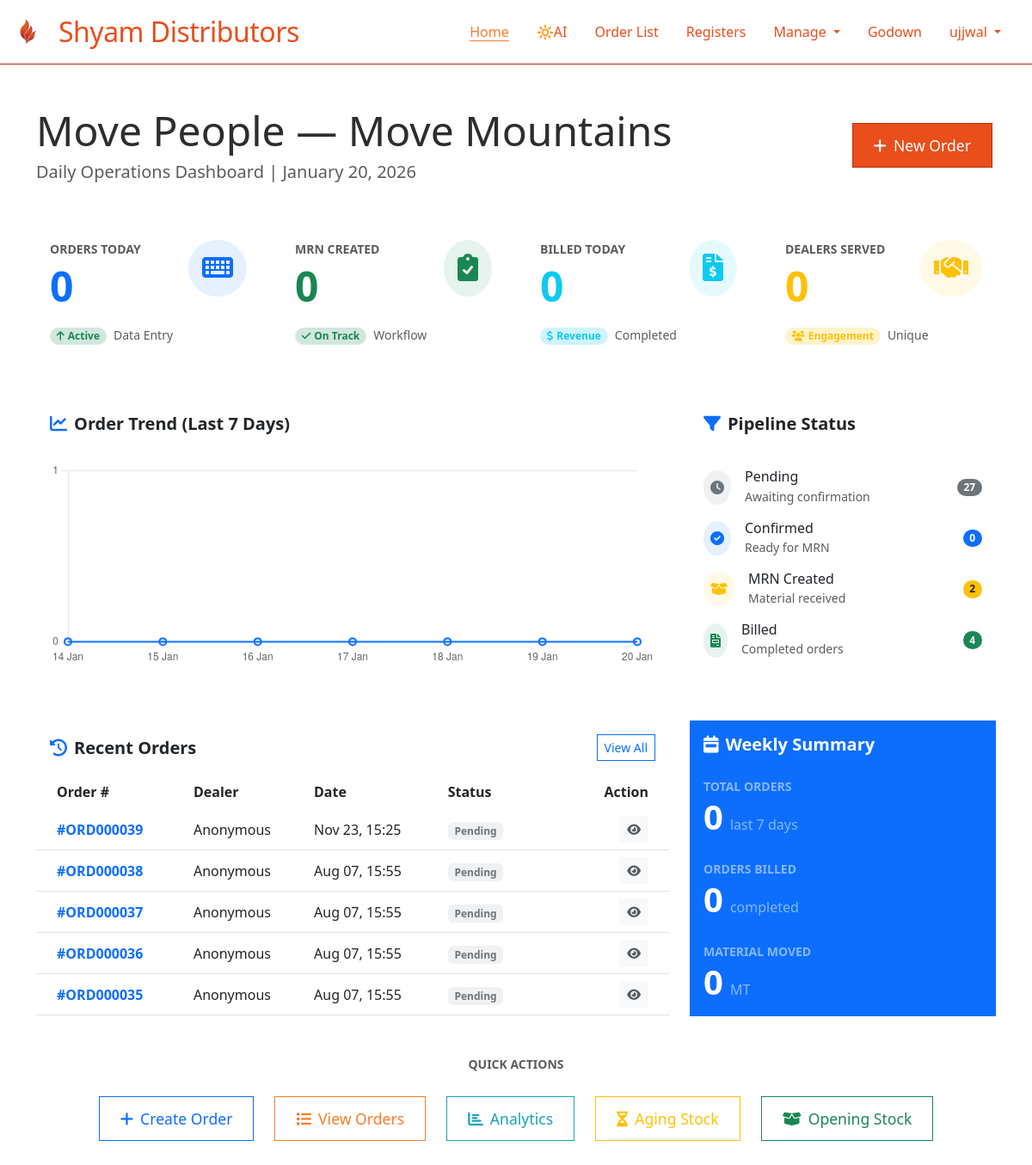
The app's page / (signed in), older data.
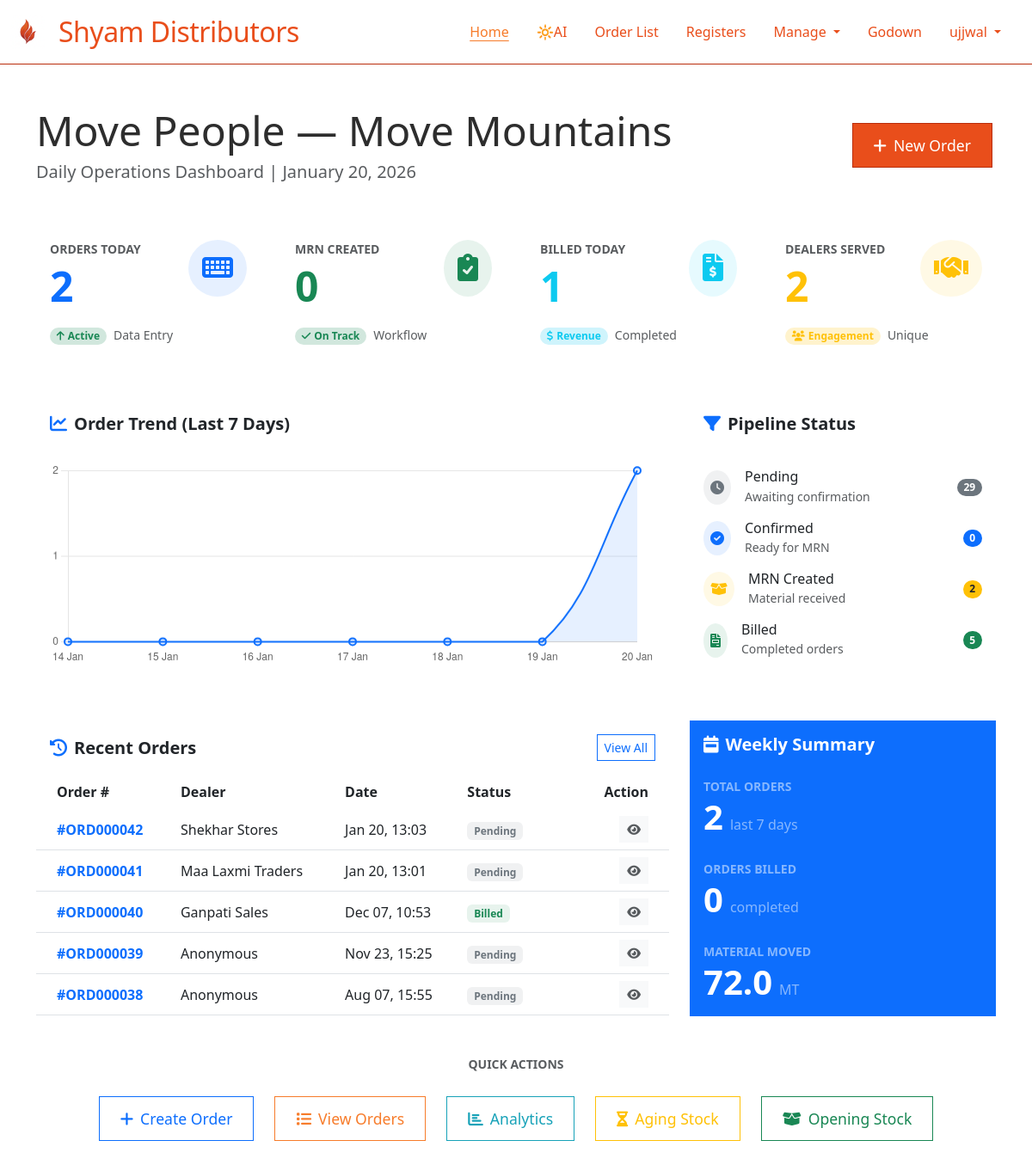
The same page, newer data.
### sylvia/models.py (models this page shows, shortened)
class TenantBaseModel(models.Model):
    organization = models.ForeignKey(
        Organization,
        on_delete=models.PROTECT,
        help_text="Organization this record belongs to"
    )
    created_at = models.DateTimeField(auto_now_add=True)
    updated_at = models.DateTimeField(auto_now=True)
    created_by = models.ForeignKey(
        User,
        on_delete=models.SET_NULL,
        null=True,
        blank=True,
        related_name='created_%(class)s_set'  # Avoid reverse accessor clashes
    )
    objects = TenantManager()
    all_objects = models.Manager()
    class Meta:
        abstract = True
        indexes = [
            models.Index(fields=['organization', '-created_at']),
        ]

class Order(TenantBaseModel):
    ORDER_STATUS_CHOICES = [
        ('PENDING', 'Pending'),
        ('CONFIRMED', 'Confirmed'),
        ('MRN_CREATED', 'MRN Created'),
        ('BILLED', 'Billed'),
    ]
    order_number = models.CharField(max_length=20, editable=False)  # unique=True removed - will be org-scoped
    dealer = models.ForeignKey(Dealer, on_delete=models.CASCADE, related_name='orders')
    vehicle = models.ForeignKey(Vehicle, on_delete=models.CASCADE, related_name='orders')
    depot = models.ForeignKey(Depot, on_delete=models.CASCADE, related_name='orders')
    order_date = models.DateTimeField(default=timezone.now)
    mrn_date = models.DateField(null=True, blank=True)
    bill_date = models.DateField(null=True, blank=True)
    dispatch_date = models.DateTimeField(null=True, blank=True)
    delivery_date = models.DateTimeField(null=True, blank=True)
    status = models.CharField(max_length=20, choices=ORDER_STATUS_CHOICES, default='PENDING')
    remarks = models.TextField(blank=True)
    whatsapp_sent = models.BooleanField(default=False)
    whatsapp_sent_at = models.DateTimeField(null=True, blank=True)
    class Meta:
        ordering = ['-order_date']
        unique_together = [
            ('organization', 'order_number'),
        ]
        indexes = [
            models.Index(fields=['organization', 'status', '-order_date']),  # Filter by status
            models.Index(fields=['organization', 'dealer', '-order_date']),  # Dealer's orders
            models.Index(fields=['organization', 'depot', '-order_date']),  # Depot's orders
            models.Index(fields=['organization', 'order_number']),  # Quick order lookups
            models.Index(fields=['whatsapp_sent', 'status']),  # WhatsApp sending queue
        ]

class Dealer(TenantBaseModel):
    name = models.CharField(max_length=200)
    code = models.CharField(max_length=20)  # unique=True removed - will be org-scoped
    contact_person = models.CharField(max_length=100, blank=True)
    phone = models.CharField(max_length=15, validators=[
        RegexValidator(regex=r'^\+?1?\d{9,15}$', message="Enter a valid phone number.")
    ])
    whatsapp_number = models.CharField(max_length=15, blank=True, validators=[
        RegexValidator(regex=r'^\+?1?\d{9,15}$', message="Enter a valid WhatsApp number.")
    ])
    email = models.EmailField(blank=True)
    address = models.TextField(blank=True)
    city = models.CharField(max_length=50, blank=True)
    state = models.CharField(max_length=50, blank=True)
    pincode = models.CharField(max_length=6, blank=True)
    gstin = models.CharField(max_length=15, blank=True, unique=True, null=True)
    is_active = models.BooleanField(default=True)
    credit_limit = models.DecimalField(max_digits=10, decimal_places=2, default=0)
    credit_days = models.IntegerField(default=0)
    class Meta:
        ordering = ['name']
        unique_together = [
            ('organization', 'code'),
        ]
        indexes = [
            models.Index(fields=['organization', 'is_active']),  # Filter active dealers by org
            models.Index(fields=['organization', 'name']),  # Search/lookup by name
            models.Index(fields=['gstin']),  # GSTIN lookups (already unique but helps with queries)
        ]

### orders/views.py (the view)
# urls.py: 2. Add a URL to urlpatterns:  path('', views.home, name='home')
@login_required
def home(request):
    from datetime import date, timedelta
    from django.db.models import Q, Sum
    settings = {s.key: s.value for s in AppSettings.objects.all()}
    today = date.today()
    week_ago = today - timedelta(days=7)
    orders_entered_today = Order.objects.filter(created_at__date=today).count()
    mrn_created_today = Order.objects.filter(mrn_date=today).count()
    orders_billed_today = Order.objects.filter(updated_at__date=today, status='BILLED').count()
    orders_entered_week = Order.objects.filter(created_at__date__gte=week_ago).count()
    orders_billed_week = Order.objects.filter(bill_date__gte=week_ago).count()
    total_quantity_week = Order.objects.filter(created_at__date__gte=week_ago).aggregate(
        total=Sum('order_items__quantity')
    )['total'] or 0
    dealers_served_today = Order.objects.filter(created_at__date=today).values('dealer').distinct().count()
    vehicles_loaded_today = Order.objects.filter(created_at__date=today).values('vehicle').distinct().count()
    recent_orders = Order.objects.select_related('dealer', 'vehicle').order_by('-created_at')[:5]
    status_counts = Order.objects.values('status').annotate(count=Count('id'))
    pipeline_data = {
        'PENDING': 0,
        'CONFIRMED': 0,
        'MRN_CREATED': 0,
        'BILLED': 0
    }
    for item in status_counts:
        if item['status'] in pipeline_data:
            pipeline_data[item['status']] = item['count']
    daily_trend_labels = []
    daily_trend_data = []
    for i in range(6, -1, -1):
        d = today - timedelta(days=i)
        day_count = Order.objects.filter(created_at__date=d).count()
        daily_trend_labels.append(d.strftime('%d %b'))
        daily_trend_data.append(day_count)
    audit_reminder = check_audit_reminder()
    godown_audit_reminder = check_godown_audit_reminder()
    context = {
        'app_settings': {
            'site_title': settings.get('site_title', 'Move People ― Move Mountains'),
            'site_description': settings.get('site_description', 'Move People ― Move Mountains'),
        },
        'daily_reports': {
            'orders_entered': orders_entered_today,
            'mrn_created': mrn_created_today,
            'orders_billed': orders_billed_today,
            'dealers_served': dealers_served_today,
            'vehicles_loaded': vehicles_loaded_today,
        },
        'weekly_reports': {
            'orders_entered': orders_entered_week,
            'orders_billed': orders_billed_week,
            'total_quantity': round(float(total_quantity_week), 2) if total_quantity_week else 0,
        },
        'current_date': today,
        'audit_reminder': audit_reminder,
        'godown_audit_reminder': godown_audit_reminder,
        'recent_orders': recent_orders,
        'pipeline_data': pipeline_data,
        'trend_labels': json.dumps(daily_trend_labels),
        'trend_data': json.dumps(daily_trend_data),
    }
    return render(request, 'home.html', context)

### orders/templates/home.html (shortened to what the changed rows need)
{% extends 'base.html' %}
{% load static %}
{% block content %}
<div class="container py-5">
  <div class="row justify-content-center">
    <div class="col-md-12">
      <div class="d-flex justify-content-between align-items-center mb-5">
        <div>
          <h1 class="display-5 mb-1">{{ app_settings.site_title|default:"Move People ― Move Mountains" }}</h1>
        </div>
      </div>
      <div class="row g-4 mb-5">
        <div class="col-xl-3 col-md-6">
          <div class="card border-0 shadow-sm h-100 overflow-hidden">
            <div class="card-body position-relative">
              <div class="d-flex justify-content-between align-items-start z-1 position-relative">
                <div>
                  <p class="text-uppercase fw-bold text-muted small mb-1">Orders Today</p>
                  <h2 class="display-5 fw-bold text-primary mb-0">{{ daily_reports.orders_entered }}</h2>
                </div>
              </div>
            </div>
          </div>
        </div>
        <div class="col-xl-3 col-md-6">
          <div class="card border-0 shadow-sm h-100 overflow-hidden">
            <div class="card-body position-relative">
              <div class="d-flex justify-content-between align-items-start z-1 position-relative">
                <div>
                  <h2 class="display-5 fw-bold text-success mb-0">{{ daily_reports.mrn_created }}</h2>
                </div>
              </div>
            </div>
          </div>
        </div>
        <div class="col-xl-3 col-md-6">
          <div class="card border-0 shadow-sm h-100 overflow-hidden">
            <div class="card-body position-relative">
              <div class="d-flex justify-content-between align-items-start z-1 position-relative">
                <div>
                  <p class="text-uppercase fw-bold text-muted small mb-1">Billed Today</p>
                  <h2 class="display-5 fw-bold text-info mb-0">{{ daily_reports.orders_billed }}</h2>
                </div>
              </div>
            </div>
          </div>
        </div>
        <div class="col-xl-3 col-md-6">
          <div class="card border-0 shadow-sm h-100 overflow-hidden">
            <div class="card-body position-relative">
              <div class="d-flex justify-content-between align-items-start z-1 position-relative">
                <div>
                  <p class="text-uppercase fw-bold text-muted small mb-1">Dealers Served</p>
                  <h2 class="display-5 fw-bold text-warning mb-0">{{ daily_reports.dealers_served }}</h2>
                </div>
              </div>
            </div>
          </div>
        </div>
      </div>
      <div class="row g-4 mb-5">
        <div class="col-lg-8">
          <div class="card border-0 shadow-sm h-100">
            <div class="card-body">
              <canvas id="orderTrendChart" height="100"></canvas>
            </div>
          </div>
        </div>
        <div class="col-lg-4">
          <div class="card border-0 shadow-sm h-100">
            <div class="card-body">
              <div class="list-group list-group-flush">
                <div class="list-group-item d-flex justify-content-between align-items-center border-0 px-0">
                  <div class="d-flex align-items-center">
                    <div class="rounded-circle bg-secondary bg-opacity-10 p-2 me-3">
                    </div>
                    <div>
                    </div>
                  </div>
                  <span class="badge bg-secondary rounded-pill">{{ pipeline_data.PENDING }}</span>
                </div>
                <div class="list-group-item d-flex justify-content-between align-items-center border-0 px-0">
                  <div class="d-flex align-items-center">
                    <div class="rounded-circle bg-success bg-opacity-10 p-2 me-3">
                    </div>
                    <div>
                    </div>
                  </div>
                  <span class="badge bg-success rounded-pill">{{ pipeline_data.BILLED }}</span>
                </div>
              </div>
            </div>
          </div>
        </div>
      </div>
      <div class="row g-4">
        <div class="col-lg-8">
          <div class="card border-0 shadow-sm h-100">
            <div class="card-body p-0">
              <div class="table-responsive">
                <table class="table table-hover align-middle mb-0">
                  <thead class="bg-light">
                    <tr>
                      <th class="border-0 ps-4">Order #</th>
                      <th class="border-0">Dealer</th>
                      <th class="border-0">Date</th>
                      <th class="border-0">Status</th>
                      <th class="border-0 text-end pe-4">Action</th>
                    </tr>
                  </thead>
                  <tbody>
                    {% for order in recent_orders %}
                    <tr>
                      <td class="ps-4 fw-bold text-primary">#{{ order.order_number }}</td>
                      <td>{{ order.dealer.name }}</td>
                      <td>{{ order.created_at|date:"M d, H:i" }}</td>
                      <td>
                        {% if order.status == 'PENDING' %}
                        <span class="badge bg-secondary bg-opacity-10 text-secondary">Pending</span>
                        {% elif order.status == 'CONFIRMED' %}
                        <span class="badge bg-primary bg-opacity-10 text-primary">Confirmed</span>
                        {% elif order.status == 'MRN_CREATED' %}
                        <span class="badge bg-warning bg-opacity-10 text-warning">MRN Created</span>
                        {% elif order.status == 'BILLED' %}
                        <span class="badge bg-success bg-opacity-10 text-success">Billed</span>
                        {% endif %}
                      </td>
                      <td class="text-end pe-4">
                        <a href="{% url 'order_detail' order.id %}" class="btn btn-sm btn-light text-muted">
                          <i class="fas fa-eye"></i>
                        </a>
                      </td>
                    </tr>
                    {% empty %}
                    <tr>
                      <td colspan="5" class="text-center py-4 text-muted">No recent orders found</td>
                    </tr>
                    {% endfor %}
                  </tbody>
                </table>
              </div>
            </div>
          </div>
        </div>
        <div class="col-lg-4">
          <div class="card border-0 shadow-sm h-100 bg-primary text-white">
            <div class="card-body">
              <div class="mb-4">
                <div class="d-flex align-items-baseline">
                  <h2 class="display-6 fw-bold mb-0">{{ weekly_reports.orders_entered }}</h2>
                  <span class="ms-2 text-white-50">last 7 days</span>
                </div>
              </div>
              <div class="mb-4">
                <div class="d-flex align-items-baseline">
                  <h2 class="display-6 fw-bold mb-0">{{ weekly_reports.orders_billed }}</h2>
                </div>
              </div>
              <div class="mb-0">
                <div class="d-flex align-items-baseline">
                  <h2 class="display-6 fw-bold mb-0">{{ weekly_reports.total_quantity }}</h2>
                  <span class="ms-2 text-white-50">MT</span>
                </div>
              </div>
            </div>
          </div>
        </div>
      </div>
    </div>
  </div>
</div>
<script>
  document.addEventListener('DOMContentLoaded', function () {
    var ctx = document.getElementById('orderTrendChart').getContext('2d');
    var trendData = {{ trend_data| safe }};
  var trendLabels = {{ trend_labels| safe }};
  var chart = new Chart(ctx, {
    type: 'line',
    data: {
      labels: trendLabels,
      datasets: [{
        label: 'Orders',
        data: trendData,
        borderColor: '#0d6efd',
        backgroundColor: 'rgba(13, 110, 253, 0.1)',
        borderWidth: 2,
        fill: true,
        tension: 0.4,
        pointRadius: 4,
        pointHoverRadius: 6
      }]
    },
    options: {
      responsive: true,
      maintainAspectRatio: false,
      plugins: {
        legend: {
          display: false
        },
        tooltip: {
          mode: 'index',
          intersect: false,
        }
      },
      scales: {
        y: {
          beginAtZero: true,
          grid: {
            borderDash: [2, 2]
          },
          ticks: {
            stepSize: 1
          }
        },
        x: {
          grid: {
            display: false
          }
        }
      }
    }
  });
  });
</script>
{% endblock %}

Row changes from the older to the newer data that the page shows:
no longer on this page (row edited): Order: order_number "ORD000037", dealer.name "Anonymous", created_at "Aug 07, 15:55", status "Pending"
no longer on this page (row edited): Order: order_number "ORD000036", dealer.name "Anonymous", created_at "Aug 07, 15:55", status "Pending"
no longer on this page (row edited): Order: order_number "ORD000035", dealer.name "Anonymous", created_at "Aug 07, 15:55", status "Pending"
added Order: order_number "ORD000042", dealer.name "Shekhar Stores", created_at "Jan 20, 13:03", status "Pending"
added Order: order_number "ORD000041", dealer.name "Maa Laxmi Traders", created_at "Jan 20, 13:01", status "Pending"
added Order: order_number "ORD000040", dealer.name "Ganpati Sales", created_at "Dec 07, 10:53", status "Billed"
Text that changed along with them:
{{ daily_reports.orders_entered }}: "0" → "2"
{{ daily_reports.orders_billed }}: "0" → "1"
{{ daily_reports.dealers_served }}: "0" → "2"
chart data {{ trend_data| safe }}: [0, 0, 0, 0, 0, 0, 0] → [0, 0, 0, 0, 0, 0, 2]
{{ pipeline_data.PENDING }}: "27" → "29"
{{ pipeline_data.BILLED }}: "4" → "5"
{{ weekly_reports.orders_entered }}: "0" → "2"
{{ weekly_reports.total_quantity }}: "0" → "72.0"
